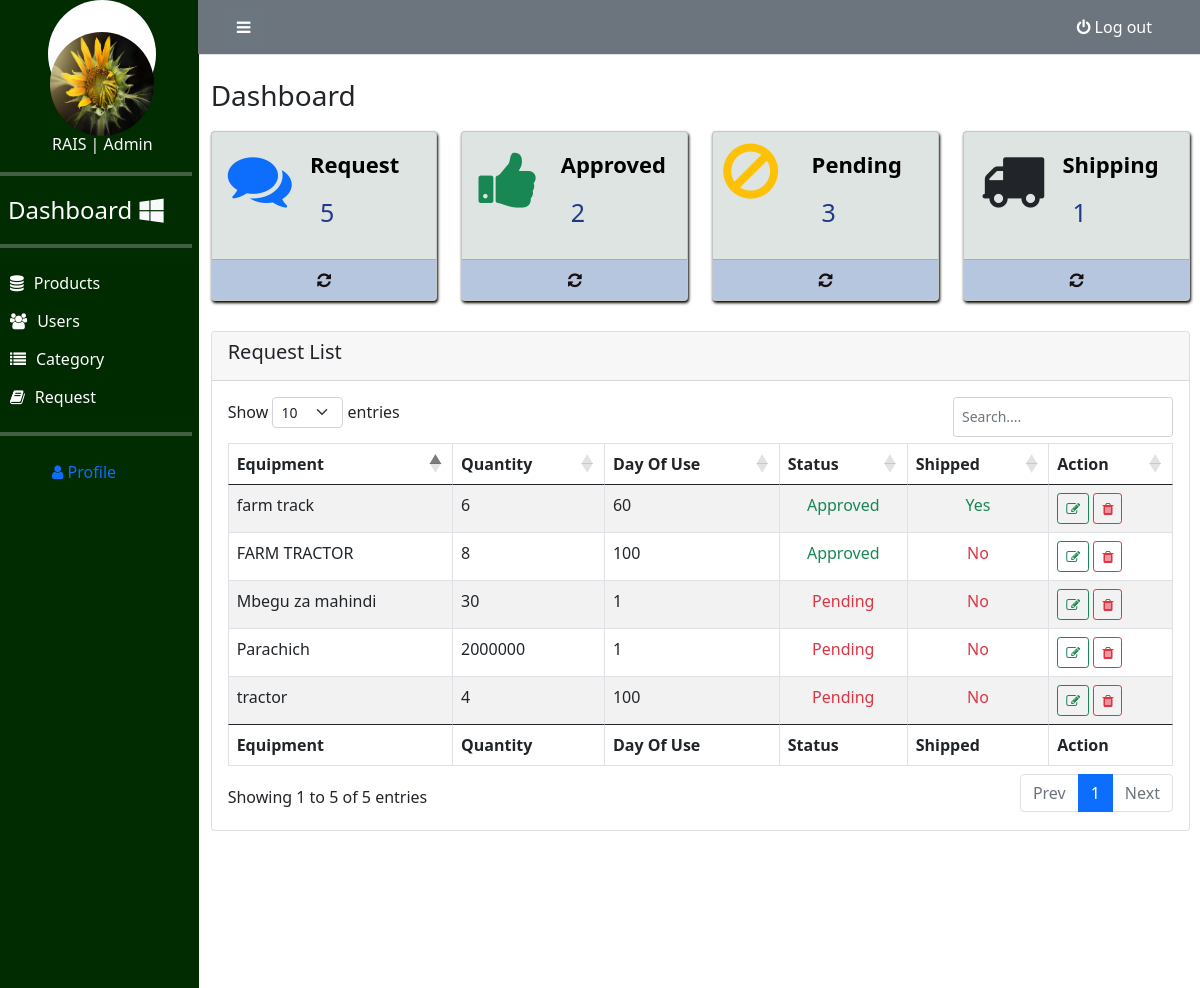
The app's page /rentalsp/request.php (signed in) with its own data.
### tables this page shows
CREATE TABLE `request` (
  `request_id` int(255) NOT NULL,
  `user_id` int(255) DEFAULT NULL,
  `created_on` date NOT NULL,
  `status1` int(2) NOT NULL,
  `types` int(2) NOT NULL,
  `equipment` varchar(30) NOT NULL,
  `quantity` int(100) NOT NULL,
  `days` int(100) NOT NULL
);

### rentalsp/request.php (the view, shortened to what the rows shown need)
<?php include 'include/session.php'; ?>
<!DOCTYPE html>
<html lang="en">
<head>
    <link rel="stylesheet" href="/rais/settings/bootstrap/css/bootstrap.css">
    <link rel="stylesheet" href="/rais/settings/bootstrap/css/bootstrap.min.css">
    <link rel="stylesheet" href="/rais/settings/main1.css">
    <link rel="stylesheet" href="/rais/settings/font-awesome/css/font-awesome.min.css">
    <link rel="stylesheet" href="/DataTables/DataTables-1.13.4/css/">
    <link rel="stylesheet" href="/DataTables/datatables.css">
    <link rel="stylesheet" href="/rais/settings/DataTables/datatables.min.css">
</head>
<body onload="load()">
    <div class="section" id="body-id">
        <div class="row">
            <div class="col-sm-2 side-nav sidebar-collapse">
                <div class="sidebar-collapse side-nav">
                    <div class="sidebar-nav">
                        <ul class="side-nav ">
                            <div class="section line-sec">
                                <div class="h1 text-light">
                                    <h1>
                                        <hr>
                                    </h1>
                                </div>
                            </div>
                            <div class="section profile-top">
                                <div class="section line-sec">
                                    <div class="h1 text-light">
                                        <h1>
                                            <hr>
                                        </h1>
                                    </div>
                                </div>
                            </div>
                            <div class="section line-sec">
                                <div class="h1 text-light">
                                    <h1>
                                        <hr>
                                    </h1>
                                </div>
                            </div>
                    </div>
                </div>
            </div>
            <div class="col-sm-10">
                <div class="content">
                    <div class="row row-bottom">
                        <div class="col-md-12 col-lg-12">
                            <div class="card ">
                                <div class="card-body">
                                    <div class="content">
                                        <table id="example" class="table table-bordered table-striped table-hover"
                                            style="width:100%">
                                            <thead>
                                                <th>Equipment</th>
                                                <th>Quantity</th>
                                                <th>Day Of Use</th>
                                                <th>Status</th>
                                                <th>Shipped</th>
                                                <th>Action</th>
                                            </thead>
                                            <tbody>
                                                <?php
                                                               $conn = $pdo->open();
                                                               try{
                                                                    $stmt = $conn->prepare("SELECT * FROM request ");
                                                                     $stmt->execute();
                                                                    foreach($stmt as $row){
                                                                        $status1 = ($row['status1'])? '<div  class="p  rounded-pill w-40 text-center  text-success">Approved </div>' : '<div class="text-center" ><span class="label div text-danger rounded-pill w-40 text-center "> Pending </span> </div>';
                                                                        $types = ($row['types'])? '<div  class="p  rounded-pill w-40 text-center  text-success">Yes </div>' : '<div class="text-center"> <span class="label div text-danger rounded-pill w-40 text-center "> No </span></div> ';
                                                                        echo "
                                                                        <tr>
                                                                            <td>".$row['equipment']."</td>
                                                                            <td>".$row['quantity']."</td>
                                                                            <td>".$row['days']."</td>
                                                                            <td>".$status1."</td>
                                                                            <td>".$types."</td>
                                                                            <td>
                                                                            <button class='btn  btn-outline-success btn-sm edit btn-flat' title='Edit Record' data-request_id='".$row['request_id']."'><i class='fa fa-edit'></i></button>
                                                                            <button class='btn  btn-outline-danger btn-sm delete btn-flat' title='Delete Record' data-request_id='".$row['request_id']."'><i class='fa fa-trash'></i></button>
                                                                            </td>
                                                                        </tr>
                                                                        ";
                                                                    }
                                                                    }
                                                                    catch(PDOException $e){
                                                                    echo $e->getMessage();
                                                                    }
                                                                ?>
                                            </tbody>
                                            <tfoot>
                                                <th>Equipment</th>
                                                <th>Quantity</th>
                                                <th>Day Of Use</th>
                                                <th>Status</th>
                                                <th>Shipped</th>
                                                <th>Action</th>
                                            </tfoot>
                                        </table>
                                    </div>
                                </div>
                            </div>
                        </div>
                    </div>
                </div>
            </div>
        </div>
    </div>
</body>
</html>

### records on screen
request: equipment "FARM TRACTOR", quantity "8", days "100", status1 "Approved", types "No"
request: equipment "tractor", quantity "4", days "100", status1 "Pending", types "No"
request: equipment "farm track", quantity "6", days "60", status1 "Approved", types "Yes"
request: equipment "Mbegu za mahindi", quantity "30", days "1", status1 "Pending", types "No"
request: equipment "Parachich", quantity "2000000", days "1", status1 "Pending", types "No"

### other values on screen
$crow['numrows'] "5"
$crow['numrows'] "2"
$crow['numrows'] "3"
$crow['numrows'] "1"
